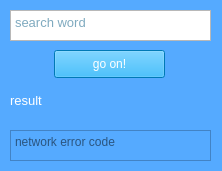
<?xml version="1.0" encoding="UTF-8"?>
<ui version="4.0">
 <class>qtSmArticles</class>
 <widget class="QMainWindow" name="qtSmArticles">
  <property name="geometry">
   <rect>
    <x>0</x>
    <y>0</y>
    <width>222</width>
    <height>171</height>
   </rect>
  </property>
  <property name="palette">
   <palette>
    <active>
     <colorrole role="WindowText">
      <brush brushstyle="SolidPattern">
       <color alpha="255">
        <red>0</red>
        <green>0</green>
        <blue>0</blue>
       </color>
      </brush>
     </colorrole>
     <colorrole role="Button">
      <brush brushstyle="SolidPattern">
       <color alpha="255">
        <red>85</red>
        <green>170</green>
        <blue>255</blue>
       </color>
      </brush>
     </colorrole>
     <colorrole role="Light">
      <brush brushstyle="SolidPattern">
       <color alpha="255">
        <red>213</red>
        <green>234</green>
        <blue>255</blue>
       </color>
      </brush>
     </colorrole>
     <colorrole role="Midlight">
      <brush brushstyle="SolidPattern">
       <color alpha="255">
        <red>149</red>
        <green>202</green>
        <blue>255</blue>
       </color>
      </brush>
     </colorrole>
     <colorrole role="Dark">
      <brush brushstyle="SolidPattern">
       <color alpha="255">
        <red>42</red>
        <green>85</green>
        <blue>127</blue>
       </color>
      </brush>
     </colorrole>
     <colorrole role="Mid">
      <brush brushstyle="SolidPattern">
       <color alpha="255">
        <red>56</red>
        <green>113</green>
        <blue>170</blue>
       </color>
      </brush>
     </colorrole>
     <colorrole role="Text">
      <brush brushstyle="SolidPattern">
       <color alpha="255">
        <red>0</red>
        <green>0</green>
        <blue>0</blue>
       </color>
      </brush>
     </colorrole>
     <colorrole role="BrightText">
      <brush brushstyle="SolidPattern">
       <color alpha="255">
        <red>255</red>
        <green>255</green>
        <blue>255</blue>
       </color>
      </brush>
     </colorrole>
     <colorrole role="ButtonText">
      <brush brushstyle="SolidPattern">
       <color alpha="255">
        <red>0</red>
        <green>0</green>
        <blue>0</blue>
       </color>
      </brush>
     </colorrole>
     <colorrole role="Base">
      <brush brushstyle="SolidPattern">
       <color alpha="255">
        <red>255</red>
        <green>255</green>
        <blue>255</blue>
       </color>
      </brush>
     </colorrole>
     <colorrole role="Window">
      <brush brushstyle="SolidPattern">
       <color alpha="255">
        <red>85</red>
        <green>170</green>
        <blue>255</blue>
       </color>
      </brush>
     </colorrole>
     <colorrole role="Shadow">
      <brush brushstyle="SolidPattern">
       <color alpha="255">
        <red>0</red>
        <green>0</green>
        <blue>0</blue>
       </color>
      </brush>
     </colorrole>
     <colorrole role="AlternateBase">
      <brush brushstyle="SolidPattern">
       <color alpha="255">
        <red>170</red>
        <green>212</green>
        <blue>255</blue>
       </color>
      </brush>
     </colorrole>
     <colorrole role="ToolTipBase">
      <brush brushstyle="SolidPattern">
       <color alpha="255">
        <red>255</red>
        <green>255</green>
        <blue>220</blue>
       </color>
      </brush>
     </colorrole>
     <colorrole role="ToolTipText">
      <brush brushstyle="SolidPattern">
       <color alpha="255">
        <red>0</red>
        <green>0</green>
        <blue>0</blue>
       </color>
      </brush>
     </colorrole>
    </active>
    <inactive>
     <colorrole role="WindowText">
      <brush brushstyle="SolidPattern">
       <color alpha="255">
        <red>0</red>
        <green>0</green>
        <blue>0</blue>
       </color>
      </brush>
     </colorrole>
     <colorrole role="Button">
      <brush brushstyle="SolidPattern">
       <color alpha="255">
        <red>85</red>
        <green>170</green>
        <blue>255</blue>
       </color>
      </brush>
     </colorrole>
     <colorrole role="Light">
      <brush brushstyle="SolidPattern">
       <color alpha="255">
        <red>213</red>
        <green>234</green>
        <blue>255</blue>
       </color>
      </brush>
     </colorrole>
     <colorrole role="Midlight">
      <brush brushstyle="SolidPattern">
       <color alpha="255">
        <red>149</red>
        <green>202</green>
        <blue>255</blue>
       </color>
      </brush>
     </colorrole>
     <colorrole role="Dark">
      <brush brushstyle="SolidPattern">
       <color alpha="255">
        <red>42</red>
        <green>85</green>
        <blue>127</blue>
       </color>
      </brush>
     </colorrole>
     <colorrole role="Mid">
      <brush brushstyle="SolidPattern">
       <color alpha="255">
        <red>56</red>
        <green>113</green>
        <blue>170</blue>
       </color>
      </brush>
     </colorrole>
     <colorrole role="Text">
      <brush brushstyle="SolidPattern">
       <color alpha="255">
        <red>0</red>
        <green>0</green>
        <blue>0</blue>
       </color>
      </brush>
     </colorrole>
     <colorrole role="BrightText">
      <brush brushstyle="SolidPattern">
       <color alpha="255">
        <red>255</red>
        <green>255</green>
        <blue>255</blue>
       </color>
      </brush>
     </colorrole>
     <colorrole role="ButtonText">
      <brush brushstyle="SolidPattern">
       <color alpha="255">
        <red>0</red>
        <green>0</green>
        <blue>0</blue>
       </color>
      </brush>
     </colorrole>
     <colorrole role="Base">
      <brush brushstyle="SolidPattern">
       <color alpha="255">
        <red>255</red>
        <green>255</green>
        <blue>255</blue>
       </color>
      </brush>
     </colorrole>
     <colorrole role="Window">
      <brush brushstyle="SolidPattern">
       <color alpha="255">
        <red>85</red>
        <green>170</green>
        <blue>255</blue>
       </color>
      </brush>
     </colorrole>
     <colorrole role="Shadow">
      <brush brushstyle="SolidPattern">
       <color alpha="255">
        <red>0</red>
        <green>0</green>
        <blue>0</blue>
       </color>
      </brush>
     </colorrole>
     <colorrole role="AlternateBase">
      <brush brushstyle="SolidPattern">
       <color alpha="255">
        <red>170</red>
        <green>212</green>
        <blue>255</blue>
       </color>
      </brush>
     </colorrole>
     <colorrole role="ToolTipBase">
      <brush brushstyle="SolidPattern">
       <color alpha="255">
        <red>255</red>
        <green>255</green>
        <blue>220</blue>
       </color>
      </brush>
     </colorrole>
     <colorrole role="ToolTipText">
      <brush brushstyle="SolidPattern">
       <color alpha="255">
        <red>0</red>
        <green>0</green>
        <blue>0</blue>
       </color>
      </brush>
     </colorrole>
    </inactive>
    <disabled>
     <colorrole role="WindowText">
      <brush brushstyle="SolidPattern">
       <color alpha="255">
        <red>42</red>
        <green>85</green>
        <blue>127</blue>
       </color>
      </brush>
     </colorrole>
     <colorrole role="Button">
      <brush brushstyle="SolidPattern">
       <color alpha="255">
        <red>85</red>
        <green>170</green>
        <blue>255</blue>
       </color>
      </brush>
     </colorrole>
     <colorrole role="Light">
      <brush brushstyle="SolidPattern">
       <color alpha="255">
        <red>213</red>
        <green>234</green>
        <blue>255</blue>
       </color>
      </brush>
     </colorrole>
     <colorrole role="Midlight">
      <brush brushstyle="SolidPattern">
       <color alpha="255">
        <red>149</red>
        <green>202</green>
        <blue>255</blue>
       </color>
      </brush>
     </colorrole>
     <colorrole role="Dark">
      <brush brushstyle="SolidPattern">
       <color alpha="255">
        <red>42</red>
        <green>85</green>
        <blue>127</blue>
       </color>
      </brush>
     </colorrole>
     <colorrole role="Mid">
      <brush brushstyle="SolidPattern">
       <color alpha="255">
        <red>56</red>
        <green>113</green>
        <blue>170</blue>
       </color>
      </brush>
     </colorrole>
     <colorrole role="Text">
      <brush brushstyle="SolidPattern">
       <color alpha="255">
        <red>42</red>
        <green>85</green>
        <blue>127</blue>
       </color>
      </brush>
     </colorrole>
     <colorrole role="BrightText">
      <brush brushstyle="SolidPattern">
       <color alpha="255">
        <red>255</red>
        <green>255</green>
        <blue>255</blue>
       </color>
      </brush>
     </colorrole>
     <colorrole role="ButtonText">
      <brush brushstyle="SolidPattern">
       <color alpha="255">
        <red>42</red>
        <green>85</green>
        <blue>127</blue>
       </color>
      </brush>
     </colorrole>
     <colorrole role="Base">
      <brush brushstyle="SolidPattern">
       <color alpha="255">
        <red>85</red>
        <green>170</green>
        <blue>255</blue>
       </color>
      </brush>
     </colorrole>
     <colorrole role="Window">
      <brush brushstyle="SolidPattern">
       <color alpha="255">
        <red>85</red>
        <green>170</green>
        <blue>255</blue>
       </color>
      </brush>
     </colorrole>
     <colorrole role="Shadow">
      <brush brushstyle="SolidPattern">
       <color alpha="255">
        <red>0</red>
        <green>0</green>
        <blue>0</blue>
       </color>
      </brush>
     </colorrole>
     <colorrole role="AlternateBase">
      <brush brushstyle="SolidPattern">
       <color alpha="255">
        <red>85</red>
        <green>170</green>
        <blue>255</blue>
       </color>
      </brush>
     </colorrole>
     <colorrole role="ToolTipBase">
      <brush brushstyle="SolidPattern">
       <color alpha="255">
        <red>255</red>
        <green>255</green>
        <blue>220</blue>
       </color>
      </brush>
     </colorrole>
     <colorrole role="ToolTipText">
      <brush brushstyle="SolidPattern">
       <color alpha="255">
        <red>0</red>
        <green>0</green>
        <blue>0</blue>
       </color>
      </brush>
     </colorrole>
    </disabled>
   </palette>
  </property>
  <property name="windowTitle">
   <string>qtSmArticles</string>
  </property>
  <widget class="QWidget" name="centralWidget">
   <widget class="QTextEdit" name="textEdit">
    <property name="enabled">
     <bool>false</bool>
    </property>
    <property name="geometry">
     <rect>
      <x>10</x>
      <y>130</y>
      <width>201</width>
      <height>31</height>
     </rect>
    </property>
    <property name="layoutDirection">
     <enum>Qt::LeftToRight</enum>
    </property>
    <property name="styleSheet">
     <string notr="true"/>
    </property>
    <property name="inputMethodHints">
     <set>Qt::ImhNone</set>
    </property>
    <property name="placeholderText">
     <string>network error code</string>
    </property>
   </widget>
   <widget class="QPushButton" name="goOnButton">
    <property name="geometry">
     <rect>
      <x>54</x>
      <y>50</y>
      <width>111</width>
      <height>28</height>
     </rect>
    </property>
    <property name="styleSheet">
     <string notr="true">color: rgb(255, 255, 255);
background-color: rgb(0, 170, 255);</string>
    </property>
    <property name="text">
     <string>go on!</string>
    </property>
   </widget>
   <widget class="QTextEdit" name="wordTextEdit">
    <property name="geometry">
     <rect>
      <x>10</x>
      <y>10</y>
      <width>201</width>
      <height>31</height>
     </rect>
    </property>
    <property name="font">
     <font>
      <pointsize>10</pointsize>
     </font>
    </property>
    <property name="styleSheet">
     <string notr="true">color: rgb(0, 85, 127);</string>
    </property>
    <property name="inputMethodHints">
     <set>Qt::ImhNone</set>
    </property>
    <property name="html">
     <string>&lt;!DOCTYPE HTML PUBLIC &quot;-//W3C//DTD HTML 4.0//EN&quot; &quot;http://www.w3.org/TR/REC-html40/strict.dtd&quot;&gt;
&lt;html&gt;&lt;head&gt;&lt;meta name=&quot;qrichtext&quot; content=&quot;1&quot; /&gt;&lt;style type=&quot;text/css&quot;&gt;
p, li { white-space: pre-wrap; }
&lt;/style&gt;&lt;/head&gt;&lt;body style=&quot; font-family:'MS Shell Dlg 2'; font-size:10pt; font-weight:400; font-style:normal;&quot;&gt;
&lt;p style=&quot;-qt-paragraph-type:empty; margin-top:0px; margin-bottom:0px; margin-left:0px; margin-right:0px; -qt-block-indent:0; text-indent:0px; font-size:7.8pt;&quot;&gt;&lt;br /&gt;&lt;/p&gt;&lt;/body&gt;&lt;/html&gt;</string>
    </property>
    <property name="placeholderText">
     <string>search word</string>
    </property>
   </widget>
   <widget class="QLabel" name="resultLabel">
    <property name="geometry">
     <rect>
      <x>10</x>
      <y>80</y>
      <width>201</width>
      <height>41</height>
     </rect>
    </property>
    <property name="palette">
     <palette>
      <active>
       <colorrole role="WindowText">
        <brush brushstyle="SolidPattern">
         <color alpha="255">
          <red>255</red>
          <green>255</green>
          <blue>255</blue>
         </color>
        </brush>
       </colorrole>
       <colorrole role="Text">
        <brush brushstyle="SolidPattern">
         <color alpha="255">
          <red>255</red>
          <green>255</green>
          <blue>255</blue>
         </color>
        </brush>
       </colorrole>
       <colorrole role="ButtonText">
        <brush brushstyle="SolidPattern">
         <color alpha="255">
          <red>255</red>
          <green>255</green>
          <blue>255</blue>
         </color>
        </brush>
       </colorrole>
      </active>
      <inactive>
       <colorrole role="WindowText">
        <brush brushstyle="SolidPattern">
         <color alpha="255">
          <red>255</red>
          <green>255</green>
          <blue>255</blue>
         </color>
        </brush>
       </colorrole>
       <colorrole role="Text">
        <brush brushstyle="SolidPattern">
         <color alpha="255">
          <red>255</red>
          <green>255</green>
          <blue>255</blue>
         </color>
        </brush>
       </colorrole>
       <colorrole role="ButtonText">
        <brush brushstyle="SolidPattern">
         <color alpha="255">
          <red>255</red>
          <green>255</green>
          <blue>255</blue>
         </color>
        </brush>
       </colorrole>
      </inactive>
      <disabled>
       <colorrole role="WindowText">
        <brush brushstyle="SolidPattern">
         <color alpha="255">
          <red>255</red>
          <green>255</green>
          <blue>255</blue>
         </color>
        </brush>
       </colorrole>
       <colorrole role="Text">
        <brush brushstyle="SolidPattern">
         <color alpha="255">
          <red>255</red>
          <green>255</green>
          <blue>255</blue>
         </color>
        </brush>
       </colorrole>
       <colorrole role="ButtonText">
        <brush brushstyle="SolidPattern">
         <color alpha="255">
          <red>255</red>
          <green>255</green>
          <blue>255</blue>
         </color>
        </brush>
       </colorrole>
      </disabled>
     </palette>
    </property>
    <property name="font">
     <font>
      <pointsize>10</pointsize>
     </font>
    </property>
    <property name="styleSheet">
     <string notr="true">color: rgb(255, 255, 255);
qproperty-alignment: AlignCenter</string>
    </property>
    <property name="text">
     <string>result</string>
    </property>
   </widget>
  </widget>
 </widget>
 <layoutdefault spacing="6" margin="11"/>
 <resources/>
 <connections/>
</ui>
